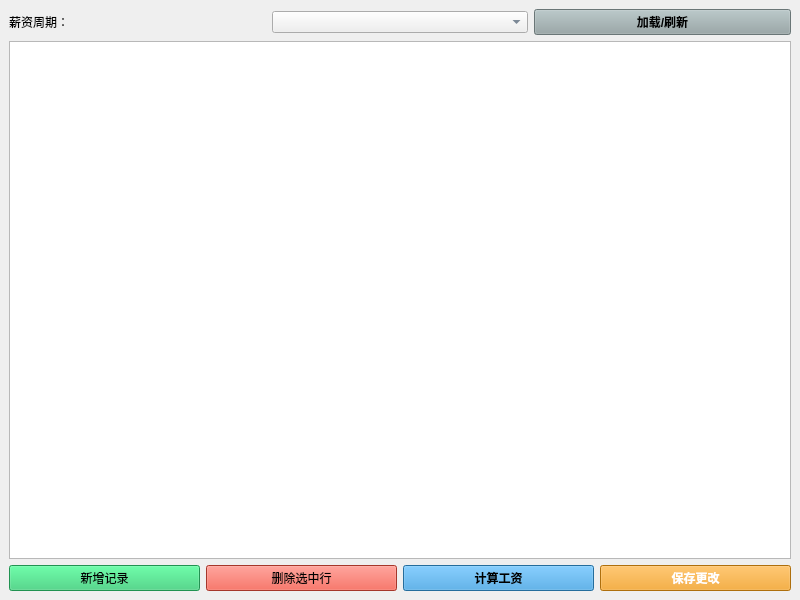
<?xml version="1.0" encoding="UTF-8"?>
<ui version="4.0">
 <class>SalaryManagement</class>
 <widget class="QMainWindow" name="SalaryManagement">
  <property name="geometry">
   <rect>
    <x>0</x>
    <y>0</y>
    <width>800</width>
    <height>600</height>
   </rect>
  </property>
  <property name="windowTitle">
   <string>MainWindow</string>
  </property>
  <property name="styleSheet">
   <string notr="true"/>
  </property>
  <widget class="QWidget" name="centralwidget">
   <layout class="QGridLayout" name="gridLayout">
    <item row="0" column="0">
     <layout class="QHBoxLayout" name="horizontalLayout">
      <item>
       <widget class="QLabel" name="label">
        <property name="text">
         <string>薪资周期：</string>
        </property>
       </widget>
      </item>
      <item>
       <widget class="QComboBox" name="periodComboBox">
        <property name="styleSheet">
         <string notr="true">QComboBox#periodComboBox {
    min-width: 120px; /* 保证宽度 */
    font-weight: bold;
    color: #34495e;
}</string>
        </property>
       </widget>
      </item>
      <item>
       <widget class="QPushButton" name="loadDataButton">
        <property name="styleSheet">
         <string notr="true">QPushButton#loadDataButton {
    min-width: 100px;
    background-color: #95a5a6; /* 灰色 */
    font-weight: bold;
}
QPushButton#loadDataButton:hover {
    background-color: #aeb6bf;
}
QPushButton#loadDataButton:pressed {
    background-color: #7f8c8d;
}</string>
        </property>
        <property name="text">
         <string>加载/刷新</string>
        </property>
       </widget>
      </item>
     </layout>
    </item>
    <item row="1" column="0">
     <widget class="QTableView" name="salaryTableView">
      <property name="styleSheet">
       <string notr="true">QTableView#salaryTableView QHeaderView::section {
    background-color: #34495e; /* 深灰蓝色，更显沉稳 */
    color: white;
    padding: 8px 5px; /* 调整内边距 */
    border: none;
    border-right: 1px solid #4a627a; /* 稍亮的分割线 */
    font-weight: bold;
}

QTableView#salaryTableView QHeaderView::section:last {
    border-right: none;
}

/* salaryTableView 专属滚动条样式 */
QTableView#salaryTableView QScrollBar:vertical {
    border: none;
    background: #f8f9f9; /* 滚动条背景色，与表格隔行色类似 */
    width: 8px;
    margin: 0px 0 0px 0;
}
QTableView#salaryTableView QScrollBar::handle:vertical {
    background: #bdc3c7; /* 滑块颜色 */
    min-height: 20px;
    border-radius: 4px;
}
QTableView#salaryTableView QScrollBar::handle:vertical:hover {
    background: #aab1b7; /* 悬浮时颜色 */
}
QTableView#salaryTableView QScrollBar::add-line:vertical, QTableView#salaryTableView QScrollBar::sub-line:vertical {
    height: 0px;
}
QTableView#salaryTableView QScrollBar::add-page:vertical, QTableView#salaryTableView QScrollBar::sub-page:vertical {
    background: none;
}

QTableView#salaryTableView QScrollBar:horizontal {
    border: none;
    background: #f8f9f9;
    height: 8px;
    margin: 0 0px 0 0px;
}
QTableView#salaryTableView QScrollBar::handle:horizontal {
    background: #bdc3c7;
    min-width: 20px;
    border-radius: 4px;
}
QTableView#salaryTableView QScrollBar::handle:horizontal:hover {
    background: #aab1b7;
}
QTableView#salaryTableView QScrollBar::add-line:horizontal, QTableView#salaryTableView QScrollBar::sub-line:horizontal {
    width: 0px;
}
QTableView#salaryTableView QScrollBar::add-page:horizontal, QTableView#salaryTableView QScrollBar::sub-page:horizontal {
    background: none;
}</string>
      </property>
     </widget>
    </item>
    <item row="2" column="0">
     <layout class="QHBoxLayout" name="horizontalLayout_2">
      <item>
       <widget class="QPushButton" name="addButton">
        <property name="styleSheet">
         <string notr="true">QPushButton#addButton {
    background-color: #2ecc71; /* 绿色，表示“新增” */
}
QPushButton#addButton:hover {
    background-color: #58d68d;
}
QPushButton#addButton:pressed {
    background-color: #28b463;
}</string>
        </property>
        <property name="text">
         <string>新增记录</string>
        </property>
       </widget>
      </item>
      <item>
       <widget class="QPushButton" name="deleteButton">
        <property name="styleSheet">
         <string notr="true">QPushButton#deleteButton {
    background-color: #e74c3c; /* 红色，表示“删除” */
}
QPushButton#deleteButton:hover {
    background-color: #f1948a;
}
QPushButton#deleteButton:pressed {
    background-color: #c0392b;
}</string>
        </property>
        <property name="text">
         <string>删除选中行</string>
        </property>
       </widget>
      </item>
      <item>
       <widget class="QPushButton" name="calculateButton">
        <property name="styleSheet">
         <string notr="true">QPushButton#calculateButton {
    background-color: #3498db; /* 主题蓝 */
    font-weight: bold;
}
QPushButton#calculateButton:hover {
    background-color: #5dade2;
}
QPushButton#calculateButton:pressed {
    background-color: #2980b9;
}
</string>
        </property>
        <property name="text">
         <string>计算工资</string>
        </property>
       </widget>
      </item>
      <item>
       <widget class="QPushButton" name="saveButton">
        <property name="styleSheet">
         <string notr="true">QPushButton#saveButton {
    background-color: #f39c12; /* 醒目的橙色，表示“确认/保存” */
    font-weight: bold;
    color: white;
}
QPushButton#saveButton:hover {
    background-color: #f5b041;
}
QPushButton#saveButton:pressed {
    background-color: #d68910;
}</string>
        </property>
        <property name="text">
         <string>保存更改</string>
        </property>
       </widget>
      </item>
     </layout>
    </item>
   </layout>
  </widget>
 </widget>
 <resources/>
 <connections/>
</ui>
